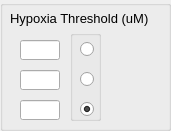
           <widget class="QGroupBox" name="groupBox_ht">
            <property name="geometry">
             <rect>
              <x>740</x>
              <y>20</y>
              <width>171</width>
              <height>131</height>
             </rect>
            </property>
            <property name="title">
             <string/>
            </property>
            <widget class="QLineEdit" name="line_HYPOXIA_3">
             <property name="geometry">
              <rect>
               <x>20</x>
               <y>100</y>
               <width>40</width>
               <height>20</height>
              </rect>
             </property>
             <property name="alignment">
              <set>Qt::AlignRight|Qt::AlignTrailing|Qt::AlignVCenter</set>
             </property>
            </widget>
            <widget class="QGroupBox" name="groupBox_hypoxia">
             <property name="geometry">
              <rect>
               <x>70</x>
               <y>30</y>
               <width>31</width>
               <height>91</height>
              </rect>
             </property>
             <property name="title">
              <string/>
             </property>
             <property name="flat">
              <bool>true</bool>
             </property>
             <widget class="QRadioButton" name="radioButton_hypoxia_1">
              <property name="geometry">
               <rect>
                <x>10</x>
                <y>10</y>
                <width>21</width>
                <height>18</height>
               </rect>
              </property>
              <property name="text">
               <string/>
              </property>
             </widget>
             <widget class="QRadioButton" name="radioButton_hypoxia_2">
              <property name="geometry">
               <rect>
                <x>10</x>
                <y>40</y>
                <width>21</width>
                <height>18</height>
               </rect>
              </property>
              <property name="text">
               <string/>
              </property>
             </widget>
             <widget class="QRadioButton" name="radioButton_hypoxia_3">
              <property name="geometry">
               <rect>
                <x>10</x>
                <y>70</y>
                <width>21</width>
                <height>18</height>
               </rect>
              </property>
              <property name="text">
               <string/>
              </property>
              <property name="checked">
               <bool>true</bool>
              </property>
             </widget>
            </widget>
            <widget class="QLineEdit" name="line_HYPOXIA_1">
             <property name="geometry">
              <rect>
               <x>20</x>
               <y>40</y>
               <width>40</width>
               <height>20</height>
              </rect>
             </property>
             <property name="alignment">
              <set>Qt::AlignRight|Qt::AlignTrailing|Qt::AlignVCenter</set>
             </property>
            </widget>
            <widget class="QLineEdit" name="line_HYPOXIA_2">
             <property name="geometry">
              <rect>
               <x>20</x>
               <y>70</y>
               <width>40</width>
               <height>20</height>
              </rect>
             </property>
             <property name="alignment">
              <set>Qt::AlignRight|Qt::AlignTrailing|Qt::AlignVCenter</set>
             </property>
            </widget>
            <widget class="QLabel" name="label_hypoxia">
             <property name="geometry">
              <rect>
               <x>10</x>
               <y>10</y>
               <width>141</width>
               <height>16</height>
              </rect>
             </property>
             <property name="font">
              <font>
               <pointsize>10</pointsize>
              </font>
             </property>
             <property name="text">
              <string>Hypoxia Threshold (uM)</string>
             </property>
            </widget>
           </widget>
